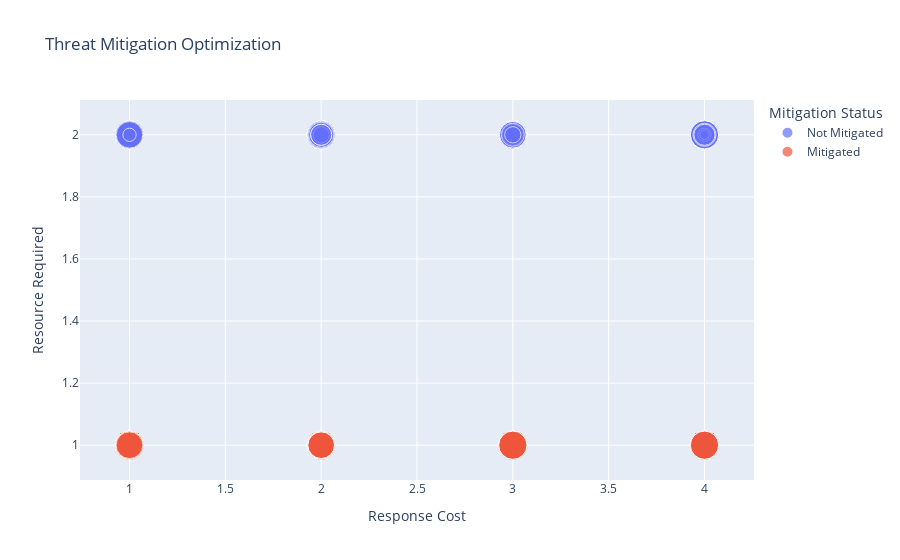

The code cell stored with this chart in its notebook:
### Code cell
import plotly.express as px

# Prepare data for plotting
viz_df = threat_df[['threat_severity', 'response_cost', 'resource_required', 'mitigated']].copy()
viz_df['mitigation_status'] = viz_df['mitigated'].apply(lambda x: 'Mitigated' if x == 1 else 'Not Mitigated')

# Create interactive scatter plot
fig = px.scatter(
    viz_df,
    x='response_cost',
    y='resource_required',
    size='threat_severity',
    color='mitigation_status',
    hover_data=['threat_severity'],
    title='Threat Mitigation Optimization',
    labels={
        'response_cost': 'Response Cost',
        'resource_required': 'Resource Required',
        'threat_severity': 'Threat Severity'
    }
)

# Show the plot
fig.update_layout(legend_title_text='Mitigation Status')
fig.show()

### Figure 1 — Plotly figure (JSON) as saved in the notebook; plotly's stock layout.template omitted (floating-point values rounded to 4 significant figures; data arrays with more than 128 entries replaced by an {"elided": "..."} marker saying what was removed)
{"data": [{"customdata": {"elided": "666x1 int values"}, "hovertemplate": "mitigation_status=Not Mitigated<br>Response Cost=%{x}<br>Resource Required=%{y}<br>Threat Severity=%{customdata[0]}<extra></extra>", "legendgroup": "Not Mitigated", "marker": {"color": "#636efa", "size": {"elided": "666 int values"}, "sizemode": "area", "sizeref": 0.0225, "symbol": "circle"}, "mode": "markers", "name": "Not Mitigated", "orientation": "v", "showlegend": true, "type": "scatter", "x": {"elided": "666 int values"}, "xaxis": "x", "y": {"elided": "666 int values"}, "yaxis": "y"}, {"customdata": [[9], [9], [9], [9], [9], [9], [9], [9], [9], [8], [9], [9], [9], [8], [9], [9], [9], [8], [9], [9], [8], [8], [9], [9], [9], [8], [9], [9], [9], [9], [9], [8], [9], [9], [9], [8], [9], [9], [9], [8], [8], [9], [8], [9], [9], [8], [9], [8], [8], [8]], "hovertemplate": "mitigation_status=Mitigated<br>Response Cost=%{x}<br>Resource Required=%{y}<br>Threat Severity=%{customdata[0]}<extra></extra>", "legendgroup": "Mitigated", "marker": {"color": "#EF553B", "size": [9, 9, 9, 9, 9, 9, 9, 9, 9, 8, 9, 9, 9, 8, 9, 9, 9, 8, 9, 9, 8, 8, 9, 9, 9, 8, 9, 9, 9, 9, 9, 8, 9, 9, 9, 8, 9, 9, 9, 8, 8, 9, 8, 9, 9, 8, 9, 8, 8, 8], "sizemode": "area", "sizeref": 0.0225, "symbol": "circle"}, "mode": "markers", "name": "Mitigated", "orientation": "v", "showlegend": true, "type": "scatter", "x": [1, 1, 3, 1, 3, 3, 1, 1, 3, 1, 2, 2, 1, 1, 2, 1, 2, 2, 3, 3, 1, 2, 4, 3, 2, 2, 1, 1, 3, 3, 4, 1, 1, 3, 2, 1, 3, 1, 3, 2, 1, 4, 2, 1, 4, 2, 1, 2, 2, 1], "xaxis": "x", "y": [1, 1, 1, 1, 1, 1, 1, 1, 1, 1, 1, 1, 1, 1, 1, 1, 1, 1, 1, 1, 1, 1, 1, 1, 1, 1, 1, 1, 1, 1, 1, 1, 1, 1, 1, 1, 1, 1, 1, 1, 1, 1, 1, 1, 1, 1, 1, 1, 1, 1], "yaxis": "y"}], "layout": {"legend": {"itemsizing": "constant", "title": {"text": "Mitigation Status"}, "tracegroupgap": 0}, "title": {"text": "Threat Mitigation Optimization"}, "xaxis": {"anchor": "y", "domain": [0, 1], "title": {"text": "Response Cost"}}, "yaxis": {"anchor": "x", "domain": [0, 1], "title": {"text": "Resource Required"}}}}
